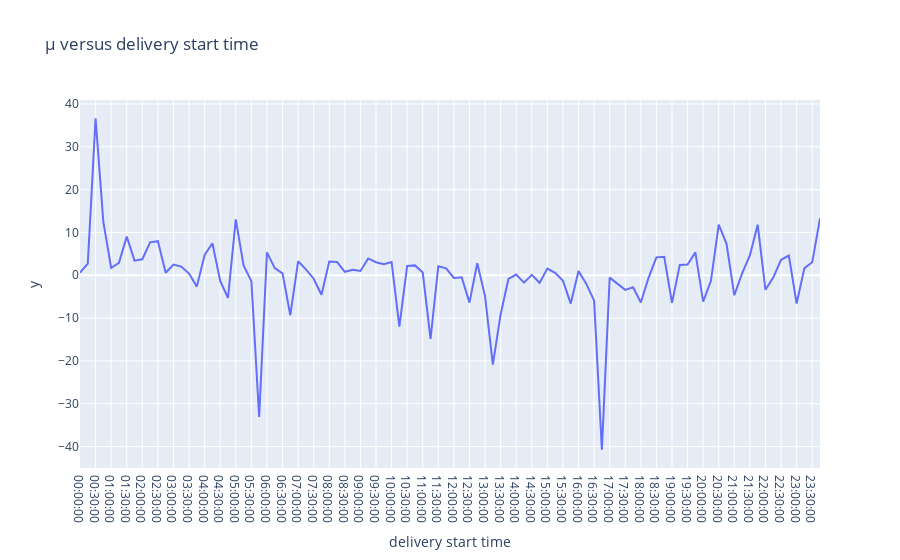

Notebook code for this chart:
### Code cell
price_simulator.mu_plot("winter")
